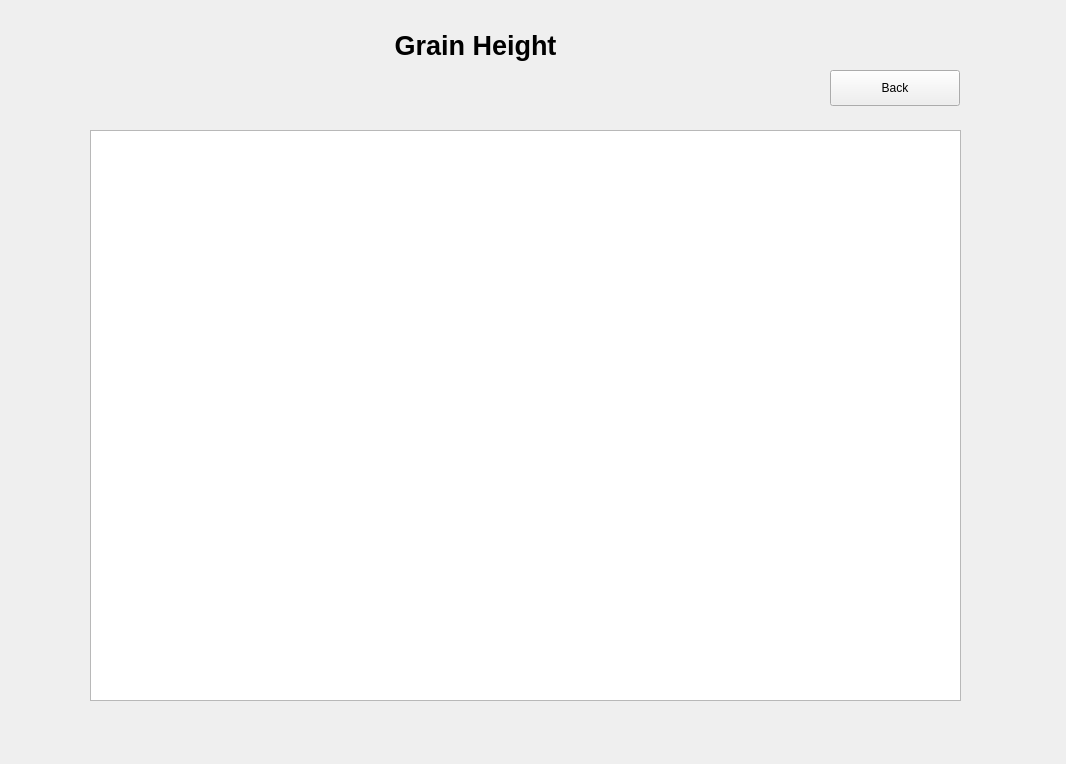
<?xml version="1.0" encoding="UTF-8"?>
<ui version="4.0">
 <class>BigCamera</class>
 <widget class="QWidget" name="BigCamera">
  <property name="geometry">
   <rect>
    <x>0</x>
    <y>0</y>
    <width>1066</width>
    <height>764</height>
   </rect>
  </property>
  <property name="windowTitle">
   <string>Form</string>
  </property>
  <widget class="QLabel" name="label">
   <property name="geometry">
    <rect>
     <x>310</x>
     <y>20</y>
     <width>331</width>
     <height>51</height>
    </rect>
   </property>
   <property name="font">
    <font>
     <pointsize>20</pointsize>
     <weight>75</weight>
     <bold>true</bold>
    </font>
   </property>
   <property name="text">
    <string>Grain Height</string>
   </property>
   <property name="alignment">
    <set>Qt::AlignCenter</set>
   </property>
  </widget>
  <widget class="QGraphicsView" name="graphicsView">
   <property name="geometry">
    <rect>
     <x>90</x>
     <y>130</y>
     <width>871</width>
     <height>571</height>
    </rect>
   </property>
  </widget>
  <widget class="QPushButton" name="pushButton">
   <property name="geometry">
    <rect>
     <x>830</x>
     <y>70</y>
     <width>130</width>
     <height>36</height>
    </rect>
   </property>
   <property name="text">
    <string>Back</string>
   </property>
  </widget>
 </widget>
 <resources/>
 <connections/>
</ui>
